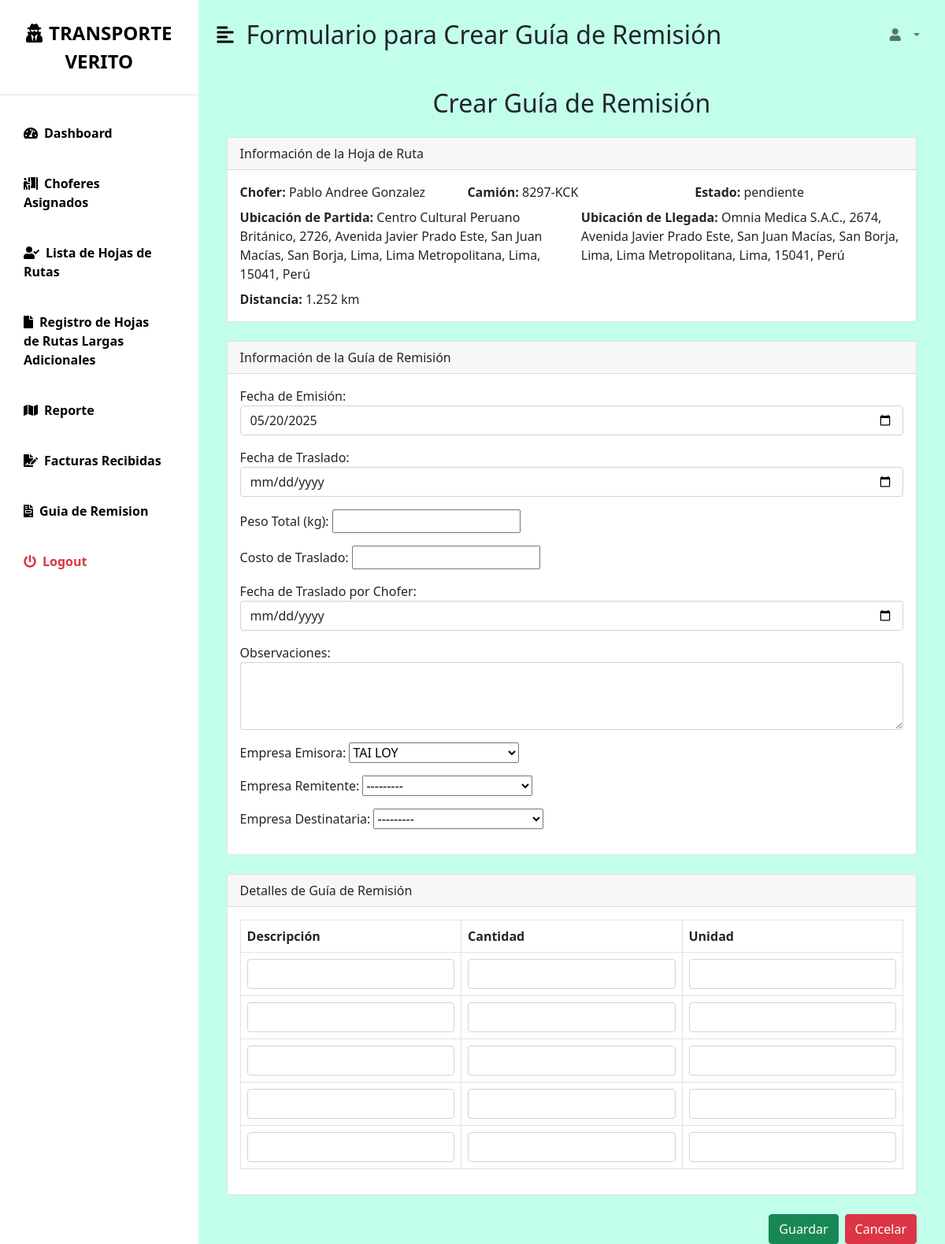
The page /guia-remision/nueva/2/ on the database its author committed.
### myapp/models.py (models this page shows, shortened)
class HojadeRuta(models.Model):
    ESTADOS = (
        ('pendiente', 'Pendiente'),
        ('en_ruta', 'En Ruta'),
        ('finalizado', 'Finalizado'),
        ('iniciar', 'Iniciar'),
    )
    estado = models.CharField(
        max_length=50,
        choices=ESTADOS,
        default='pendiente',  # Valor por defecto
        verbose_name="Estado"
    )
    chofer = models.ForeignKey(Chofer, on_delete=models.CASCADE, verbose_name="Chofer")
    camion = models.ForeignKey(Camion, on_delete=models.CASCADE, verbose_name="Camión")
    partida_ubicacion = models.ForeignKey(Ubicacion, related_name='partida', on_delete=models.CASCADE, verbose_name="Ubicación de Partida")
    llegada_ubicacion = models.ForeignKey(Ubicacion, related_name='llegada', on_delete=models.CASCADE, verbose_name="Ubicación de Llegada")
    distancia = models.FloatField(null=True, blank=True, verbose_name="Distancia (km)")

class Chofer(models.Model):
     nombres = models.CharField(max_length=100)
     apellidos = models.CharField(max_length=100)
     fecha_nacimiento = models.DateField()
     domicilio = models.CharField(max_length=200)
     telefono = models.CharField(max_length=9)
     tipo_licencia = models.CharField(max_length=3)
     numero_licencia = models.CharField(max_length=20, unique=True)
     fecha_emision = models.DateField()
     fecha_vencimiento = models.DateField()
     estado_salud = models.CharField(max_length=100)
     camion = models.ForeignKey('Camion', on_delete=models.SET_NULL, null=True, blank=True)
     usuario = models.ForeignKey(User, on_delete=models.CASCADE, verbose_name="Usuario asociado", null=True, blank=True)

class Camion(models.Model):
    foto_camion = models.ImageField(upload_to = 'camiones/')
    placa = models.CharField(max_length=10, unique=True, validators=[RegexValidator(regex=r'^[A-Z0-9-]+$', message="Formato inválido de placa.")])
    marca = models.CharField(max_length=50, choices=MARCAS_CAMIONES)
    modelo = models.CharField(max_length=50)
    year_fabricacion = models.PositiveIntegerField(validators=[MinValueValidator(1900), MaxValueValidator(date.today().year)])
    capacidad_carga = models.DecimalField(max_digits=5, decimal_places=2, default=Decimal("0.00"))
    tipo_camion = models.CharField(max_length=50, choices=TIPOS_CAMION)
    estado_operativo = models.CharField(max_length=25, choices=ESTADO_OPERATIVO_CHOICES, default='Activo')
    fecha_adquisicion = models.DateField(default=date.today)  # Fecha actual por defecto
    propietario_vehiculo = models.CharField(max_length=100, default="Desconocido")
    rendimiento_combustible = models.DecimalField(max_digits=5, decimal_places=2, default=Decimal("0.00"))
    empresa_propietaria = models.ForeignKey(Empresa,on_delete=models.CASCADE,related_name="camiones_empresa")
    notas = models.TextField(null=True, blank=True)

class Ubicacion(models.Model):
    direccion = models.CharField(max_length=255, verbose_name="Dirección")
    latitud = models.DecimalField(max_digits=9, decimal_places=6, verbose_name="Latitud", default=0.000000)
    longitud = models.DecimalField(max_digits=9, decimal_places=6, verbose_name="Longitud", default=0.000000)
    provincia = models.CharField(max_length=100, verbose_name="Provincia")

### myapp/views.py (the view)
# urls.py: path('guia-remision/nueva/<int:hoja_ruta_id>/', views.crear_guia_remision, name='crear_guia_remision'),
def crear_guia_remision(request, hoja_ruta_id):
    hoja_de_ruta = get_object_or_404(HojadeRuta, id=hoja_ruta_id)
    if request.method == 'POST':
        form = GuiaRemisionForm(request.POST, request.FILES)
        detalle_formset = DetalleFormSet(request.POST, request.FILES)
        if form.is_valid():
            guia = form.save(commit=False)
            guia.hoja_de_ruta = hoja_de_ruta
            guia.empresa_emisora = hoja_de_ruta.camion.empresa_propietaria
            guia.save()
            detalle_formset = DetalleFormSet(request.POST, instance=guia)
            if detalle_formset.is_valid():
                detalle_formset.save()
                pdf_transportista_url = generar_pdf_transportista(guia)  # Realmente está generando el pdf_generado
                pdf_remitente_url = generar_pdf_remitente(guia)
                guia.save()
                messages.success(request, "✅ Guía de Remisión creada y PDFs generados correctamente.")
                return redirect('listar_guias')
            else:
                            messages.error(request, "⚠️ Corrige los errores en los detalles de la guía.")
        else:
            messages.error(request, "⚠️ Corrige los errores en el formulario.")
    else:
        initial_data = {
            'hoja_de_ruta': hoja_de_ruta.id,
            'empresa_emisora': hoja_de_ruta.camion.empresa_propietaria if hoja_de_ruta.camion else None,
            'fecha_emision': date.today(),
            'fecha_traslado': '',
        }
        form = GuiaRemisionForm(initial=initial_data)
        detalle_formset = DetalleFormSet(queryset=DetalleGuiaRemision.objects.none())
    return render(request, 'guias/crear_guia_completa.html', {
        'form': form,
        'detalle_formset': detalle_formset,
        'hoja_de_ruta': hoja_de_ruta,
    })

### myapp/forms.py
class GuiaRemisionForm(forms.ModelForm):
    class Meta:
        model = GuiaRemision
        fields = [
            'fecha_emision', 'fecha_traslado',
            'peso_total', 'costo_traslado', 'fecha_traslado_chofer', 'observaciones',
            'empresa_emisora', 'empresa_remitente', 'empresa_destinataria',
        ]
        widgets = {
            'fecha_emision': forms.DateInput(attrs={'type': 'date', 'class': 'form-control'}),
            'fecha_traslado': forms.DateInput(attrs={'type': 'date', 'class': 'form-control'}),
            'fecha_traslado_chofer': forms.DateInput(attrs={'type': 'date', 'class': 'form-control'}),
            'observaciones': forms.Textarea(attrs={'class': 'form-control', 'rows': 3}),
        }

### myapp/context_processors.py (called while the page is built)
def notificaciones(request):
    if request.user.is_authenticated:
        notificaciones_no_leidas = Notificacion.objects.filter(usuario=request.user, leido=False).count()
    else:
        notificaciones_no_leidas = 0
    return {'notificaciones_no_leidas': notificaciones_no_leidas}

### myapp/models.py (called while the page is built)
    def __str__(self):
        return f"{self.nombre_empresa}"

### templates/guias/crear_guia_completa.html (shortened to what this page needs)
{% extends 'bases/base_jefe_despacho.html' %}  {% block page_title %}Formulario para Crear Guía de
Remisión{% endblock %} {% block content %}
<div class="container mt-4">
  <h2 class="mb-4 text-center">Crear Guía de Remisión</h2>
  <form
    method="POST"
    enctype="multipart/form-data"
    class="needs-validation"
    novalidate
  >
    <div class="card mb-4">
      <div class="card-header">Información de la Hoja de Ruta</div>
      <div class="card-body">
        <div class="row">
          <div class="col-md-4">
            <strong>Chofer:</strong> {{ hoja_de_ruta.chofer.nombres }}
            {{hoja_de_ruta.chofer.apellidos }}
          </div>
          <div class="col-md-4">
            <strong>Camión:</strong> {{ hoja_de_ruta.camion.placa }}
          </div>
          <div class="col-md-4">
            <strong>Estado:</strong> {{ hoja_de_ruta.estado }}
          </div>
        </div>
        <div class="row mt-2">
          <div class="col-md-6">
            <strong>Ubicación de Partida:</strong>
            {{hoja_de_ruta.partida_ubicacion.direccion }}
          </div>
          <div class="col-md-6">
            <strong>Ubicación de Llegada:</strong>
            {{hoja_de_ruta.llegada_ubicacion.direccion }}
          </div>
        </div>
        <div class="row mt-2">
          <div class="col-md-4">
            <strong>Distancia:</strong> {{ hoja_de_ruta.distancia }} km
          </div>
        </div>
      </div>
    </div>
    <div class="card mb-4">
      <div class="card-header">Información de la Guía de Remisión</div>
      <div class="card-body">{{ form.as_p }}</div>
    </div>
    <div class="card mb-4">
      <div class="card-header">Detalles de Guía de Remisión</div>
      <div class="card-body">
        <table class="table table-bordered" id="detalle-table">
          <thead>
            <tr>
              <th>Descripción</th>
              <th>Cantidad</th>
              <th>Unidad</th>
            </tr>
          </thead>
          <tbody id="formset-container">
            {% for form in detalle_formset %}
            <tr class="form-row">
              <td>{{ form.descripcion }}</td>
              <td>{{ form.cantidad }}</td>
              <td>{{ form.unidad }}</td>
            </tr>
            {% endfor %}
          </tbody>
        </table>
      </div>
    </div>
    <div class="d-flex justify-content-end gap-2">
      <button type="submit" class="btn btn-success">Guardar</button>
      <button type="reset" class="btn btn-danger">Cancelar</button>
    </div>
  </form>
</div>
{% endblock %}

### static/css/dashboard.css (style rules this page uses)
:root { --main-bg-color: #d2ffde!important; --main-text-color: #000000; --second-text-color: #000000; --second-bg-color: #030303; }

### rows shown on the page
HojadeRuta: chofer.nombres "Pablo Andree", chofer.apellidos "Gonzalez", camion.placa "8297-KCK", estado "pendiente", partida_ubicacion.direccion "Centro Cultural Peruano Británico, 2726, Avenida Javier Prado Este, San Juan Macías, San Borja, Lima, Lima Metropolitana, Lima, 15041, Perú", llegada_ubicacion.direccion "Omnia Medica S.A.C., 2674, Avenida Javier Prado Este, San Juan Macías, San Borja, Lima, Lima Metropolitana, Lima, 15041, Perú", distancia "1.252"
